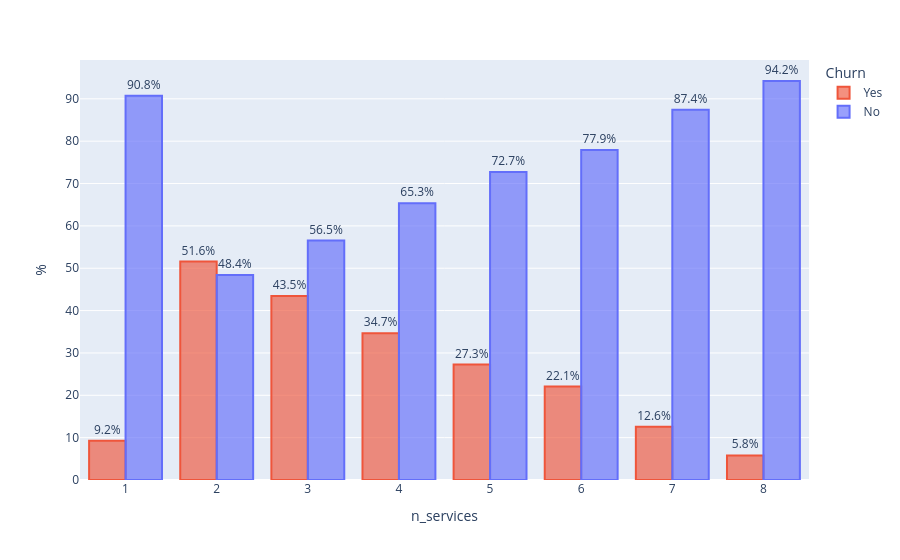

This figure's notebook cell:
### Code cell
# y-axis : percent. This representation causes less awkwardness due to the percents, but does not offer info on the number of customers per number of services.
fig = px.bar(group, x="n_services", y="%",color="Churn", text="percent_text", category_orders={"Churn":["Yes","No"]}, barmode="group")
fig.update_traces(textposition='outside')
fig.update_traces(marker_color="rgba(99, 110, 250, 0.65)", marker_line_color="rgb(99, 110, 250)",marker_line_width=2, selector=dict(name='No'))
fig.update_traces(marker_color="rgba(239, 85, 59, 0.65)", marker_line_color="rgb(239, 85, 59)",marker_line_width=2, selector=dict(name='Yes'))
fig.show()

### Figure 1 — Plotly figure (JSON) as saved in the notebook; plotly's stock layout.template omitted (floating-point values rounded to 4 significant figures)
{"data": [{"alignmentgroup": "True", "hovertemplate": "Churn=Yes<br>n_services=%{x}<br>%=%{y}<br>percent_text=%{text}<extra></extra>", "legendgroup": "Yes", "marker": {"color": "rgba(239, 85, 59, 0.65)", "line": {"color": "rgb(239, 85, 59)", "width": 2}, "pattern": {"shape": ""}}, "name": "Yes", "offsetgroup": "Yes", "orientation": "v", "showlegend": true, "text": ["9.2%", "51.6%", "43.5%", "34.7%", "27.3%", "22.1%", "12.6%", "5.8%"], "textposition": "outside", "type": "bar", "x": [1, 2, 3, 4, 5, 6, 7, 8], "xaxis": "x", "y": [9.25, 51.58, 43.47, 34.68, 27.26, 22.06, 12.6, 5.792], "yaxis": "y"}, {"alignmentgroup": "True", "hovertemplate": "Churn=No<br>n_services=%{x}<br>%=%{y}<br>percent_text=%{text}<extra></extra>", "legendgroup": "No", "marker": {"color": "rgba(99, 110, 250, 0.65)", "line": {"color": "rgb(99, 110, 250)", "width": 2}, "pattern": {"shape": ""}}, "name": "No", "offsetgroup": "No", "orientation": "v", "showlegend": true, "text": ["90.8%", "48.4%", "56.5%", "65.3%", "72.7%", "77.9%", "87.4%", "94.2%"], "textposition": "outside", "type": "bar", "x": [1, 2, 3, 4, 5, 6, 7, 8], "xaxis": "x", "y": [90.75, 48.42, 56.53, 65.32, 72.74, 77.94, 87.4, 94.21], "yaxis": "y"}], "layout": {"barmode": "group", "legend": {"title": {"text": "Churn"}, "tracegroupgap": 0}, "margin": {"t": 60}, "xaxis": {"anchor": "y", "domain": [0, 1], "title": {"text": "n_services"}}, "yaxis": {"anchor": "x", "domain": [0, 1], "title": {"text": "%"}}}}
